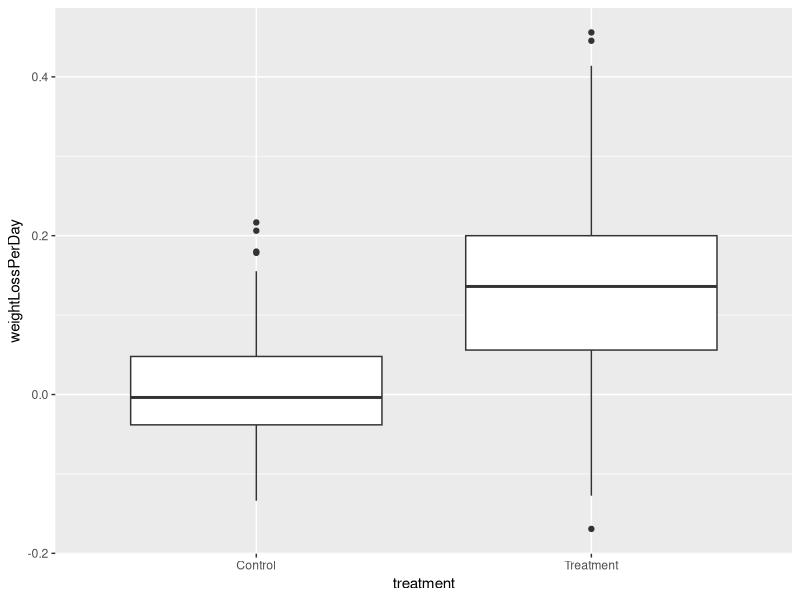

The R source for this figure:
## ---- chunk 1
knitr::opts_chunk$set(echo = TRUE)
## ---- chunk 2
##Dataset loading code
weightLossData <- read.delim("weight-loss-study.txt")

summary(weightLossData)
## ---- chunk 3
  #load in the ggplot2 plotting library
  library(ggplot2)
  
  #run the plot (this is the code you want to paste)
   ggplot(weightLossData, aes_string(x="treatment", y="weightLossPerDay")) + 
      geom_boxplot() 
  #end code to paste
